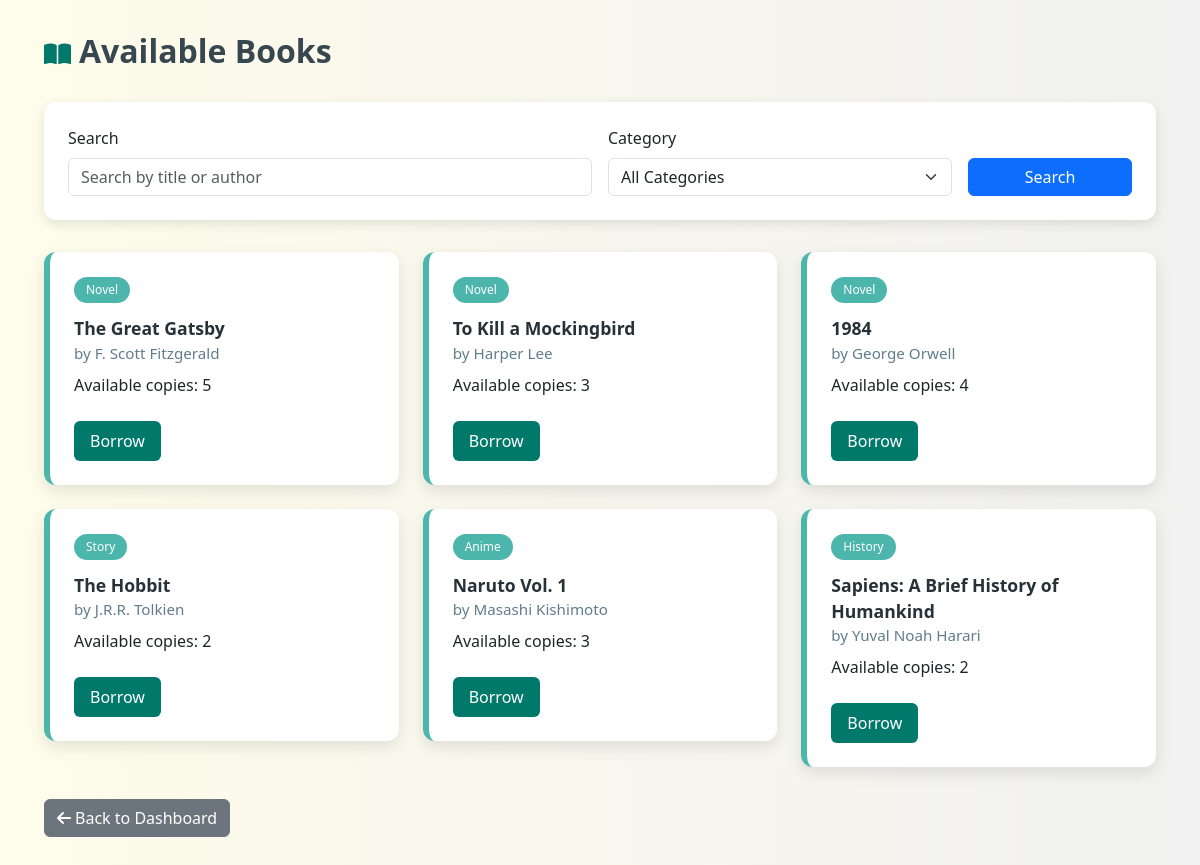
/available_books (signed in), run on the app's committed database.
### models.py (models this page shows, shortened)
class Book(db.Model):
    id = db.Column(db.Integer, primary_key=True)
    title = db.Column(db.String(200), nullable=False)
    author = db.Column(db.String(100), nullable=False)
    category = db.Column(db.String(50), nullable=False)
    quantity = db.Column(db.Integer, default=1)
    available_quantity = db.Column(db.Integer, default=1)
    date_added = db.Column(db.DateTime, default=datetime.utcnow)
    borrowed_records = db.relationship('BorrowedBook', backref='book', lazy=True)

### routes.py (the view, shortened to what this page needs)
@app.route('/available_books', methods=['GET', 'POST'])
@login_required
def available_books():
    search_form = SearchBookForm()
    query = Book.query.filter(Book.available_quantity > 0)
    books = query.all()
    return render_template('available_books.html', books=books, search_form=search_form)

### forms.py
class SearchBookForm(FlaskForm):
    search_term = StringField('Search', validators=[Optional()])
    category = SelectField('Category', choices=[
        ('', 'All Categories'),
        ('Story', 'Story'),
        ('Novel', 'Novel'),
        ('Anime', 'Anime/Manga'),
        ('Biography', 'Biography'),
        ('Motivational', 'Motivational'),
        ('History', 'History'),
        ('Educational', 'Educational')
    ], validators=[Optional()])
    submit = SubmitField('Search')

### app.py (called while the page is built)
@login_manager.user_loader
def load_user(user_id):
    return db.session.get(User, int(user_id))

### templates/available_books.html (shortened to what this page needs)
<!DOCTYPE html>
<html lang="en">
<head>
  <link href="https://cdn.jsdelivr.net/npm/bootstrap@5.3.0/dist/css/bootstrap.min.css" rel="stylesheet" />
  <link rel="stylesheet" href="https://cdnjs.cloudflare.com/ajax/libs/font-awesome/6.4.0/css/all.min.css">
</head>
<body>
  <div class="container">
    <h2><i class="fa-solid fa-book-open me-2 icon"></i>Available Books</h2>
    <div class="search-box">
      <form method="POST" action="{{ url_for('available_books') }}" class="row g-3">
        <div class="col-md-6">
          {{ search_form.search_term.label(class="form-label") }}
          {{ search_form.search_term(class="form-control", placeholder="Search by title or author") }}
        </div>
        <div class="col-md-4">
          {{ search_form.category.label(class="form-label") }}
          {{ search_form.category(class="form-select") }}
        </div>
        <div class="col-md-2 d-flex align-items-end">
          {{ search_form.submit(class="btn btn-primary w-100") }}
        </div>
      </form>
    </div>
    <div class="row g-4">
      {% for book in books %}
      <div class="col-md-4">
        <div class="book-card">
          <div class="category-tag">{{ book.category }}</div>
          <div class="book-title">{{ book.title }}</div>
          <div class="book-author">by {{ book.author }}</div>
          <p class="mt-2">Available copies: {{ book.available_quantity }}</p>
          <form method="POST" action="{{ url_for('borrow_books') }}">
            <button type="submit" class="btn btn-borrow mt-2">Borrow</button>
          </form>
        </div>
      </div>
      {% else %}
      <div class="col-12">
        <div class="alert alert-info">
          No books available matching your search criteria.
        </div>
      </div>
      {% endfor %}
    </div>
    <a href="{{ url_for('dashboard') }}" class="btn btn-secondary back-btn">
      <i class="fa-solid fa-arrow-left me-1"></i>Back to Dashboard
    </a>
  </div>
</body>
</html>

### templates/available_books.html (style rules this page uses)
body { background: linear-gradient(to right, #fefcea, #f1f1f1); font-family: 'Segoe UI', Tahoma, Geneva, Verdana, sans-serif; padding: 2rem; }
h2 { color: #37474f; font-weight: bold; margin-bottom: 2rem; }
.book-card { background-color: #ffffff; border-radius: 12px; padding: 1.5rem; box-shadow: 0 6px 16px rgba(0, 0, 0, 0.1); transition: transform 0.3s ease, box-shadow 0.3s ease; border-left: 6px solid #4db6ac; }
.book-title { font-size: 1.1rem; font-weight: 600; color: #263238; }
.book-author { font-size: 0.95rem; color: #607d8b; }
.category-tag { display: inline-block; padding: 0.25rem 0.75rem; font-size: 0.75rem; background-color: #4db6ac; color: #fff; border-radius: 20px; margin-bottom: 0.75rem; }
.btn-borrow { background-color: #00796b; border: none; color: #fff; padding: 0.5rem 1rem; border-radius: 6px; transition: background 0.3s ease; }
.back-btn { margin-top: 2rem; }
.icon { font-size: 1.5rem; color: #00796b; }
.search-box { background-color: #ffffff; border-radius: 12px; padding: 1.5rem; margin-bottom: 2rem; box-shadow: 0 4px 12px rgba(0, 0, 0, 0.1); }

### data on the page
Book: category "Novel", title "The Great Gatsby", author "F. Scott Fitzgerald", available_quantity "5"
Book: category "Novel", title "To Kill a Mockingbird", author "Harper Lee", available_quantity "3"
Book: category "Novel", title "1984", author "George Orwell", available_quantity "4"
Book: category "Story", title "The Hobbit", author "J.R.R. Tolkien", available_quantity "2"
Book: category "Anime", title "Naruto Vol. 1", author "Masashi Kishimoto", available_quantity "3"
Book: category "History", title "Sapiens: A Brief History of Humankind", author "Yuval Noah Harari", available_quantity "2"

### other printed values
{{ search_form.search_term.label(class="form-label") }} "Search"
{{ search_form.category.label(class="form-label") }} "Category"
